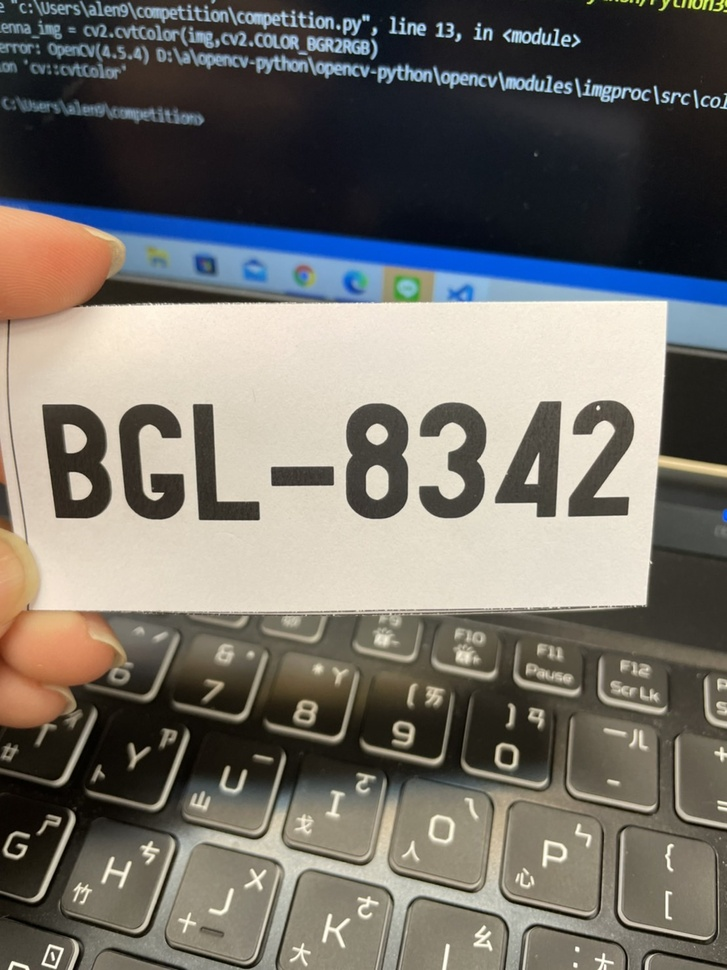
#> input picture 123.jpg, 727 x 970 px, shrunk from 1108 x 1478 before the run
$ python -i FDSJ.PY   (imports and definitions only)
#> lines starting #> are read from the running program, lines starting #| are printed output that depends on the picture; after the words box and inside, x2 and y2 are one past the last pixel; in counts of white or black regions, pixels touching at a corner belong together
import cv2
import numpy as np

def lpr(filename):
#> called with filename = '123.jpg'
    img = cv2.imread(filename)
#> img is the input picture: shape (970, 727, 3); mean B, G, R 105.7, 112.3, 115.6
    # 預處理，包括灰度處理，高斯濾波平滑處理，Sobel提取邊界，影象二值化
    # 對於高斯濾波函式的引數設定，第四個引數設為零，表示不計算y方向的梯度，原因是車牌上的數字在豎方向較長，重點在於得到豎方向的邊界
    # 對於二值化函式的引數設定，第二個引數設為127，是二值化的閾值，是一個經驗值
    gray_img = cv2.cvtColor(img, cv2.COLOR_RGB2GRAY)
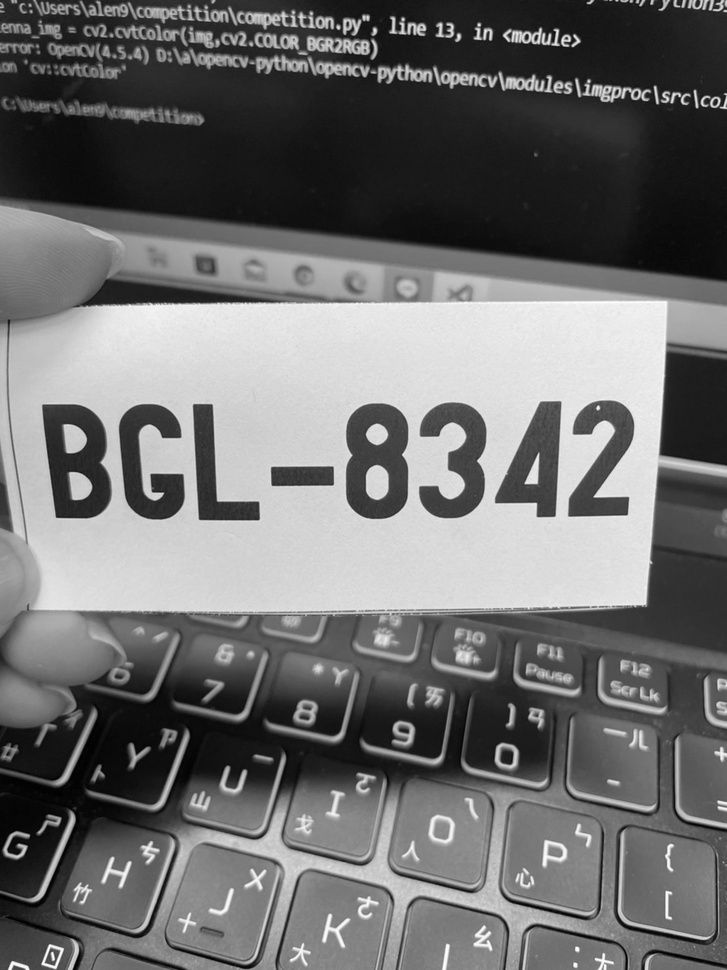
#> gray_img: shape (970, 727); min 0, max 254, mean 110.7
    GaussianBlur_img = cv2.GaussianBlur(gray_img, (3, 3), 0)
    Sobel_img = cv2.Sobel(GaussianBlur_img, -1, 1, 0, ksize=3)
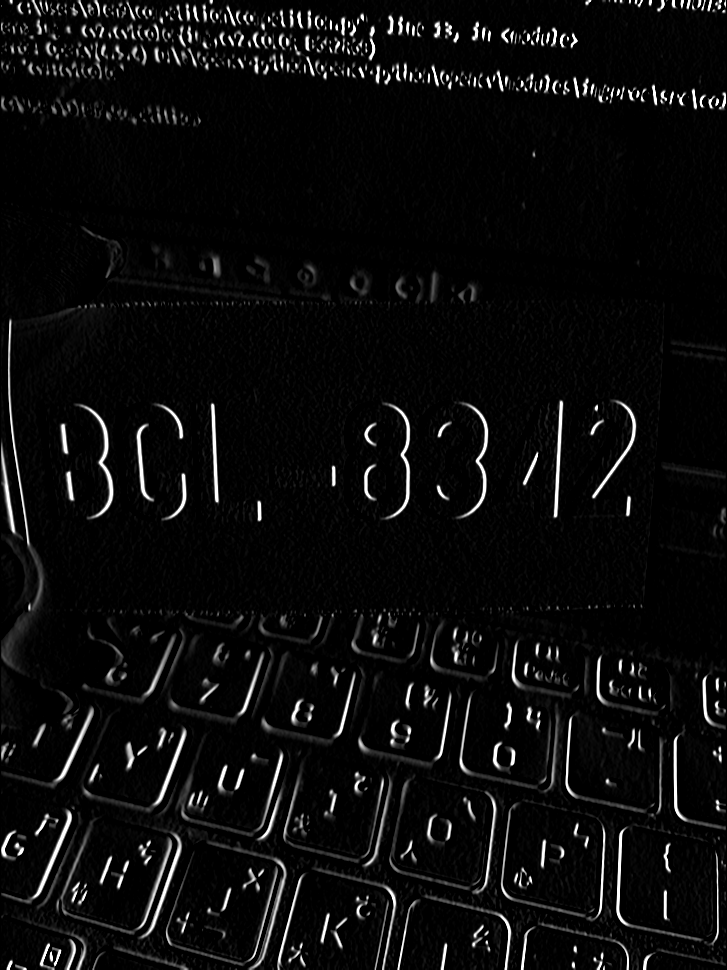
#> Sobel_img: shape (970, 727); min 0, max 255, mean 12
    ret, binary_img = cv2.threshold(Sobel_img, 127, 255, cv2.THRESH_BINARY)
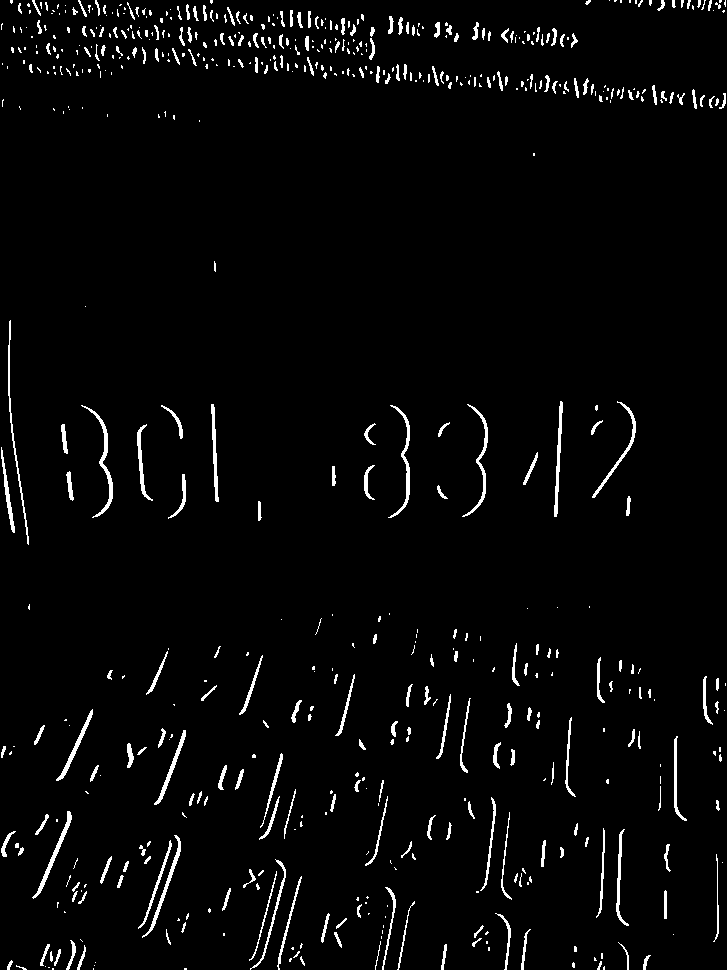
#> binary_img: shape (970, 727); 3.1% white in thin lines or dots

    # 形態學運算
    kernel = np.ones((5, 15), np.uint8)
    # 先閉運算將車牌數字部分連線，再開運算將不是塊狀的或是較小的部分去掉
    close_img = cv2.morphologyEx(binary_img, cv2.MORPH_CLOSE, kernel)
#> close_img: shape (970, 727); 7.2% white; 153 white regions (55 under 20 px), largest, box (x1, y1, x2, y2) and area: (11, 10, 727, 109) 15754, (243, 859, 305, 970) 3105, (10, 0, 253, 26) 2805
    open_img = cv2.morphologyEx(close_img, cv2.MORPH_OPEN, kernel)
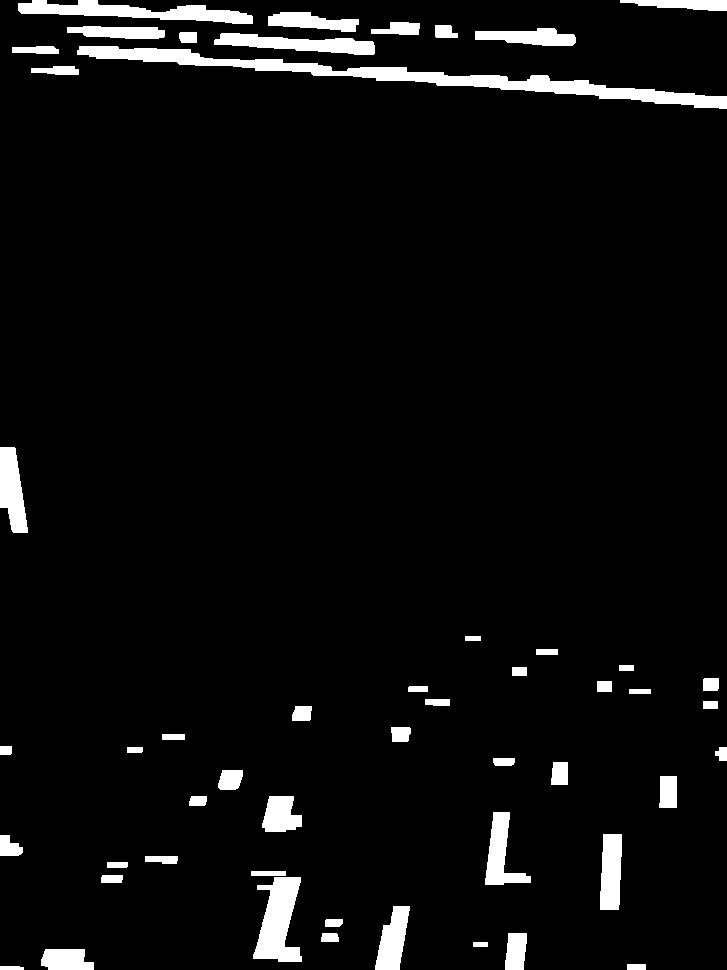
#> open_img: shape (970, 727); 5% white; 51 white regions, largest, box (x1, y1, x2, y2) and area: (77, 46, 727, 109) 7427, (18, 0, 253, 24) 2747, (253, 877, 302, 962) 2619
    # kernel2 = np.ones((10, 10), np.uint8)
    # open_img2 = cv2.morphologyEx(open_img, cv2.MORPH_OPEN, kernel2)
    # 由於部分影象得到的輪廓邊緣不整齊，因此再進行一次膨脹操作
    element = cv2.getStructuringElement(cv2.MORPH_RECT, (5, 5))
    dilation_img = cv2.dilate(open_img, element, iterations=3)
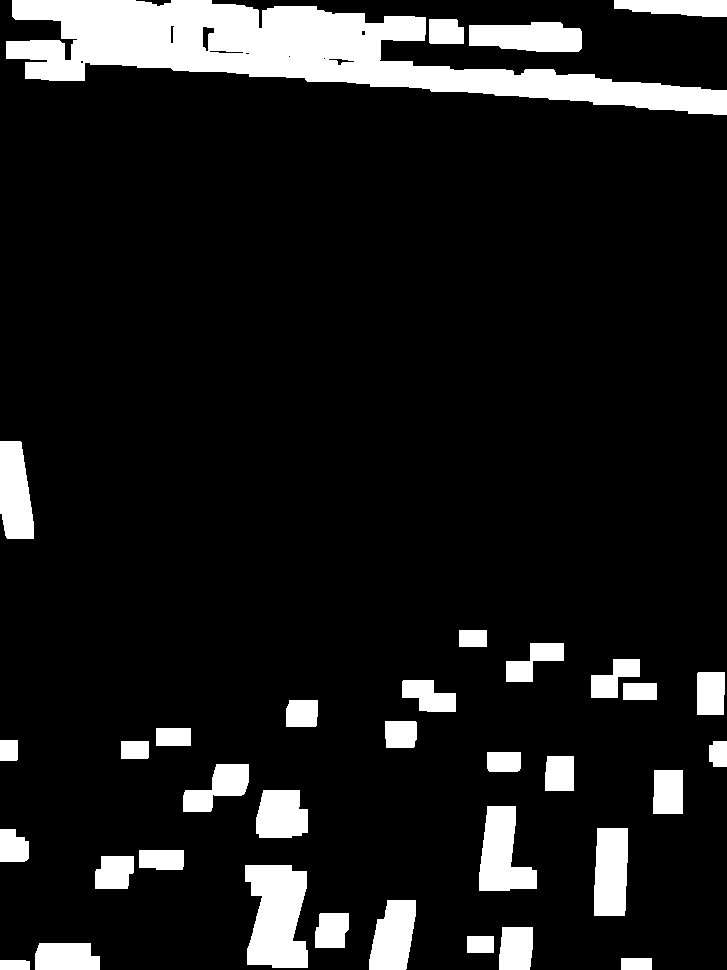
#> dilation_img: shape (970, 727); 11.4% white; 35 white regions

    # 獲取輪廓
    contours, hierarchy = cv2.findContours(dilation_img, cv2.RETR_EXTERNAL, cv2.CHAIN_APPROX_SIMPLE)
#> contours = 35 contours; largest, box (x1, y1, x2, y2) and area: (6, 0, 727, 115) 33614, (245, 865, 308, 968) 5010, (479, 806, 537, 891) 3023, (469, 22, 582, 52) 2678, (594, 828, 628, 916) 2672
    # 測試邊框識別結果
    # cv2.drawContours(img, contours, -1, (0, 0, 255), 3)
    # cv2.imshow("lpr", img)
    # cv2.waitKey(0)

    # 將輪廓規整為長方形
    rectangles = []
    for c in contours:
        x = []
        y = []
        for point in c:
            y.append(point[0][0])
            x.append(point[0][1])
        r = [min(y), min(x), max(y), max(x)]
        rectangles.append(r)
#> this loop made 35 passes
#> r on passes 1, 3, 5, 6, 7, 8, 9, 10, 11, 12, 13, 14: [0, 960, 29, 969], [35, 943, 99, 969], [499, 927, 532, 969], [315, 913, 348, 947], [369, 900, 415, 969], [245, 865, 307, 967], [95, 856, 133, 888], [139, 850, 183, 869], [0, 829, 28, 861], [594, 828, 627, 915], [479, 806, 536, 890], [256, 790, 307, 837]
#> (c, r) on passes 2, 4, 22, 25, 30: ([[621, 958], [621, 969], [651, 969], [651, 958]], [621, 958, 651, 969]), ([[467, 936], [467, 952], [493, 952], [493, 936]], [467, 936, 493, 952]), ([[156, 728], [156, 745], [190, 745], [190, 728]], [156, 728, 190, 745]), ([[623, 683], [623, 699], [656, 699], [656, 683]], [623, 683, 656, 699]), ([[459, 630], [459, 646], [486, 646], [486, 630]], [459, 630, 486, 646])
#> after the loop, rectangles = 35 items, first 6: [0, 960, 29, 969], [621, 958, 651, 969], [35, 943, 99, 969], [467, 936, 493, 952], [499, 927, 532, 969], [315, 913, 348, 947]

    # 用顏色識別出車牌區域
    # 需要注意的是這裡設定顏色識別下限low時，可根據識別結果自行調整
    dist_r = []
    max_mean = 0
    for r in rectangles:
        block = img[r[1]:r[3], r[0]:r[2]]
        hsv = cv2.cvtColor(block, cv2.COLOR_BGR2HSV)
        low = np.array([100, 60, 60])
        up = np.array([140, 255, 255])
        result = cv2.inRange(hsv, low, up)
        # 用計算均值的方式找藍色最多的區塊
        mean = cv2.mean(result)
        if mean[0] > max_mean:
            max_mean = mean[0]
            dist_r = r
#> this loop made 35 passes
#> (mean, max_mean, dist_r) on passes 32 to 33: ((34.15, 0, 0, 0), 34.15, [469, 22, 581, 51]), ((35.94, 0, 0, 0), 35.94, [429, 19, 463, 43])
#> (r, mean) on passes 1 to 6: ([0, 960, 29, 969], (0, 0, 0, 0)), ([621, 958, 651, 969], (0, 0, 0, 0)), ([35, 943, 99, 969], (0, 0, 0, 0)), ([467, 936, 493, 952], (0, 0, 0, 0)), ([499, 927, 532, 969], (0, 0, 0, 0)), ([315, 913, 348, 947], (0, 0, 0, 0))
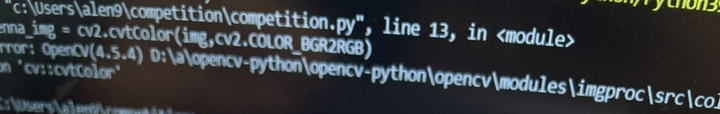
#> block: shape (114, 720, 3); mean B, G, R 60.8, 57.3, 53.4
#> hsv: shape (114, 720, 3); mean H, S, V 85, 58.5, 64.6
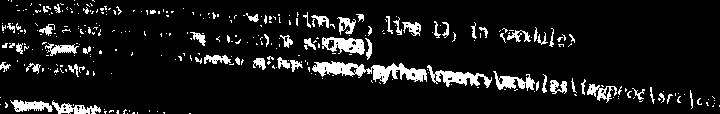
#> result: shape (114, 720); 9.4% white; 320 white regions (261 under 20 px), largest, box (x1, y1, x2, y2) and area: (312, 61, 427, 84) 1164, (427, 65, 492, 88) 558, (322, 37, 365, 55) 464
#> after the loop, max_mean = 35.94

    # 畫出識別結果，由於之前多做了一次膨脹操作，導致矩形框稍大了一些，因此這裡對於框架+3-3可以使框架更貼合車牌
    cv2.rectangle(img, (dist_r[0]+3, dist_r[1]), (dist_r[2]-3, dist_r[3]), (0, 255, 0), 2)
    cv2.imshow("lpr", img)
    cv2.waitKey(0)

# 主程式
# [2 lines not run here, left out]

>>> result = lpr('123.jpg')
